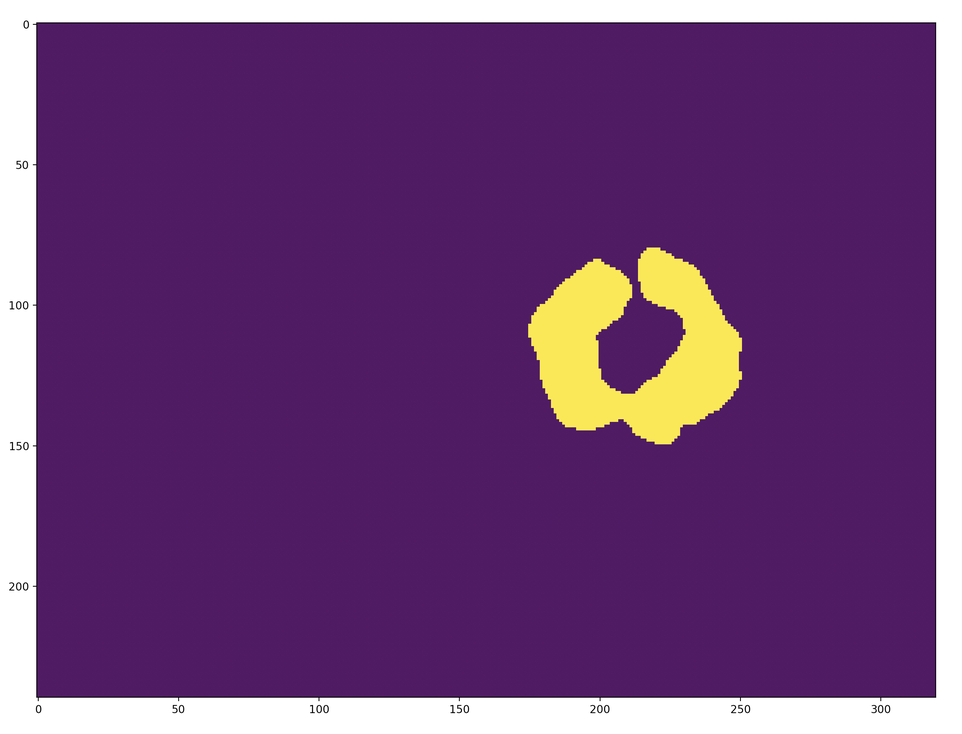
#> input picture WBC-Detection/color filtering.png, 962 x 734 px, shrunk from 2488 x 1898 before the run
$ python -i filters.py   (imports and definitions only)
#> lines starting #> are read from the running program, lines starting #| are printed output that depends on the picture
from skfuzzy import fuzzymath as fmath
import numpy as np
from PIL import ImageFilter

def convertToGray(imgs):
    loadedImages = []
    for img in imgs:
        img=img.convert('L')
        loadedImages.append(img)

    return loadedImages


def edge(imgs):
    loadedImages = []
    for img in imgs:
        #img=img.filter(ImageFilter.BLUR)
        img=img.filter(ImageFilter.SMOOTH_MORE)
        img=img.filter(ImageFilter.DETAIL)
        img=img.filter(ImageFilter.SHARPEN)
        img=img.filter(ImageFilter.FIND_EDGES)
        #img=img.filter(ImageFilter.CONTOUR)
        #img=img.filter(ImageFilter.EMBOSS)
        loadedImages.append(img)

    return loadedImages


def binarisation(imgs):
    loadedImages = []
    for img in imgs:
        #img=img.convert('L').point(lambda x: 0 if x<128 else 255, '1')
        img=img.convert('L').point(lambda x: 255 if x<30 else 0, '1')
        loadedImages.append(img)

    return loadedImages

>>> import cv2
>>> picture = cv2.imread('WBC-Detection/color filtering.png', cv2.IMREAD_GRAYSCALE)
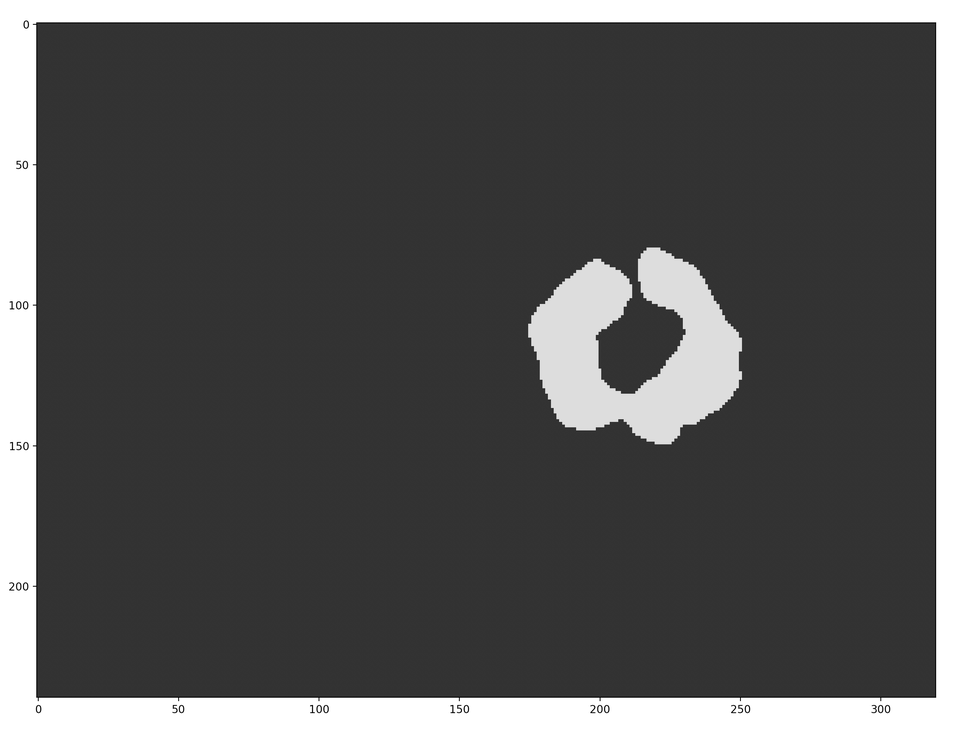
#> picture: shape (734, 962); min 0, max 255, mean 84.3
#> the loop in edge, `for img in imgs:` made 1 pass
#> after the loop in edge, `for img in imgs:`: loadedImages = []
#> (the run stopped early here; a loop or call above may not have finished)
